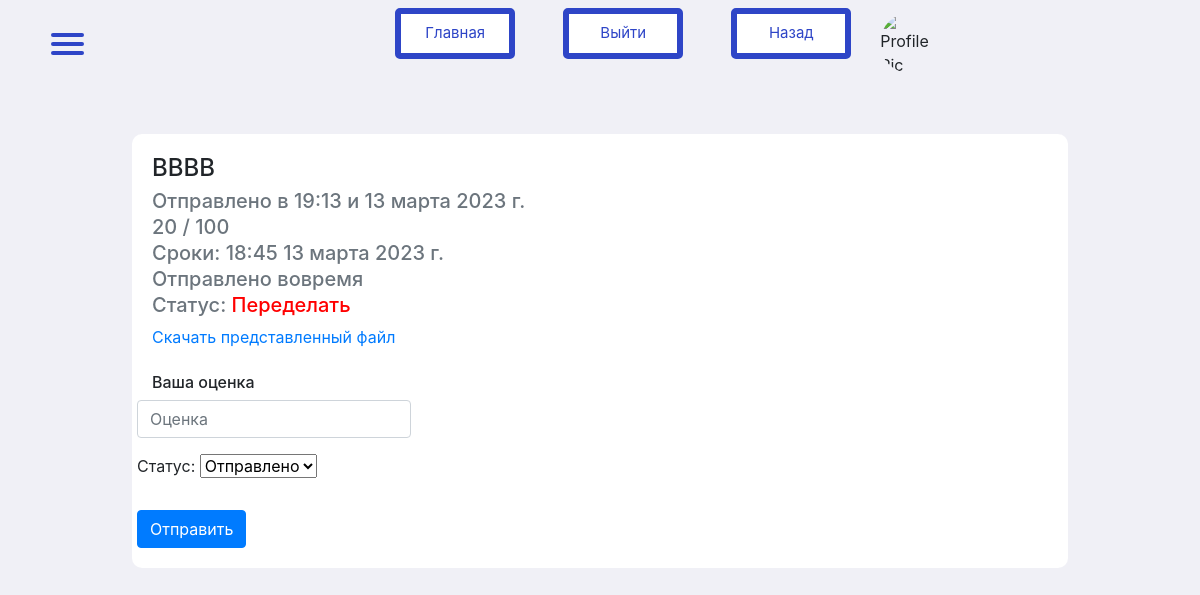
Page /ru/classroom/mark_submission_request/1/ on the committed database.
### classroom/models.py (models this page shows, shortened)
class Submission(models.Model):
    assignment = models.ForeignKey(Assignment, on_delete=models.CASCADE, verbose_name='Задание')
    student = models.ForeignKey(Student, on_delete=models.CASCADE, verbose_name='Студент')
    submitted_date = models.DateField(auto_now_add=True, verbose_name='Дата отправки')
    submitted_time = models.TimeField(auto_now_add=True, verbose_name='Время отправки')
    submitted_on_time = models.BooleanField(default=True, verbose_name='Отправлено вовремя?')
    marks_alloted = models.PositiveSmallIntegerField(default=0, verbose_name='Оценка')
    submission_file = models.FileField(upload_to='documents', verbose_name='Файл')
    status = models.PositiveSmallIntegerField(
        choices=(
            (1, 'Отправлено'),
            (2, 'Переделать'),
            (3, 'Выполнено'),
        ),
        default=1
    )
    class Meta:
        verbose_name = 'Задания студентов'
        verbose_name_plural = 'Задания студентов'

class Student(models.Model):
    student = models.ForeignKey('account.MyUser', on_delete=models.CASCADE, verbose_name='Студент')
    classroom = models.ForeignKey(Classroom, on_delete=models.CASCADE)
    created_date = models.DateTimeField(auto_now_add=True, verbose_name='Дата создания')
    class Meta:
        verbose_name = 'Студент'
        verbose_name_plural = 'Студент'

class Assignment(models.Model):
    assignment_name = models.CharField(max_length=50, verbose_name='Название')
    classroom = models.ForeignKey(Classroom, on_delete=models.CASCADE)
    due_date = models.DateField(verbose_name='Срок сдачи')
    due_time = models.TimeField(default=datetime.now().time(), verbose_name='Время сдачи')
    posted_date = models.DateField(auto_now_add=True, verbose_name='Дата создания')
    instruction = models.TextField(verbose_name='Инструкция')
    total_marks = models.PositiveSmallIntegerField(default=100, verbose_name='Максимальное количество баллов')
    class Meta:
        verbose_name = 'Задание'
        verbose_name_plural = 'Задания'

### account/models.py (models this page shows, shortened)
class MyUser(AbstractBaseUser, PermissionsMixin):
    username = models.CharField(
        max_length=50,
        verbose_name='Имя пользователя',
        unique=True,
    )
    phone_number = PhoneNumberField(
        verbose_name=('Номер телефона'),
        unique=True
    )
    status = models.PositiveSmallIntegerField(
        choices=(
            (1, 'Простой пользователь'),
            (2, 'Студент'),
            (3, 'Менеждер'),
            (4, 'Ментор'),
            (5, 'Копирайтер'),
        ),
        default=1,
        verbose_name=('Статус')
    )
    created_date = models.DateField(auto_now_add=True, verbose_name='Дата создания аккаунта')
    is_active = models.BooleanField(
        default=True,
        verbose_name=('Пользователь активен?')
    )
    is_admin = models.BooleanField(
        default=False,
        verbose_name=('Админ')
    )
    objects = MyUserManager()
    USERNAME_FIELD = 'phone_number'
    REQUIRED_FIELDS = ['username', ]
    class Meta:
        verbose_name = 'Пользователь'
        verbose_name_plural = 'Пользователи'

### classroom/views.py (the view, shortened to what this page needs)
# urls.py: path('mark_submission_request/<int:submission_id>/', views.mark_submission, name='mark_submission'),
def mark_submission(request, submission_id):
    submission = Submission.objects.get(pk=submission_id)
    return render(request, template_name='classroom/mark_submission.html', context={'submission': submission})

### classroom/templates/classroom/mark_submission.html (shortened to what this page needs)
{% load static %}
{% load i18n %}
<!DOCTYPE html>
<html lang="en">
<head>
    <link rel="stylesheet" type="text/css" href="{% static 'css/main.css' %}">
    <link rel="stylesheet" type="text/css" href="{% static 'css/base_class.css' %}">
    <link rel="stylesheet" type="text/css" href="{% static 'css/assignment_summary.css' %}">
    <link rel="stylesheet" type="text/css" href="{% static 'css/iskander-navbar.css' %}">
    <link rel="stylesheet" href="https://cdn.jsdelivr.net/npm/bootstrap@4.5.3/dist/css/bootstrap.min.css">
</head>
<body class="container-fluid">
    <nav class="navbar navbar-expand-lg navbar-light navbar_custom">
        <nav role="navigation">
          <div id="menuToggle" style="z-index: 6;" >
            <span></span>
            <span></span>
            <span></span>
          </div>
          </nav>
          <div class="collapse navbar-collapse" id="navbarSupportedContent">
            <ul class="navbar-nav mr-auto">
                <li class="nav-item">
                    <a class="nav-link mybtn myinfo" href="{% url 'home' %}">{% trans 'Главная' %}</a>
                  </li>
                  <li class="nav-item active">
                    <a class="nav-link mybtn myinfo" href="{% url 'logout' %}">{% trans 'Выйти' %}</a>
                    <li class="nav-item">
                    <a class="nav-link mybtn myinfo" href="{% url 'assignment_summary' submission.assignment.id %}">{% trans 'Назад' %}</a>
                  </li>
                  <li class="nav-item active">
                    <div class="image_cropper">
                      <img src="{% get_media_prefix %}{{ user.profile_photo }}" alt="Profile Pic" class="profile_pic_style">
                    </div>
                  </li>
            </ul>
        </div>
        </nav>
    <br>
    <div class="container_of_submissions">
      <br>
        <div class="card-body submission-card">
            <h4 class="card-title">{{ submission.student.student.username }}</h4>
            <h5 class="card-subtitle mb-2 text-muted">{% trans 'Отправлено в' %} {{ submission.submitted_time }} и {{ submission.submitted_date }}</h5>
            <h5 class="card-subtitle mb-2 text-muted">{{ submission.marks_alloted }} / {{ submission.assignment.total_marks }}</h5>
            <h5 class="card-subtitle mb-2 text-muted">{% trans 'Сроки' %}: {{ submission.assignment.due_time }}  {{ submission.assignment.due_date }}</h5>
            {% if submission.submitted_on_time %}
            <h5 class="card-subtitle mb-2 text-muted">{% trans 'Отправлено вовремя' %}</h5>
            {% else %}
            <h5 class="card-subtitle mb-2 text-muted" style="color: crimson !important;">{% trans 'Ой! немного опоздал' %}</h5>
            {% endif %}
            {% if submission.status == 1 %}
                <h5 class="card-subtitle mb-2 text-muted" >Статус: {{ submission.get_status_display }}</h5>
            {% elif submission.status == 2 %}
                <h5 class="card-subtitle mb-2 text-muted">Статус: <span style="color: red" >{{ submission.get_status_display }}</span></h5>
            {% elif submission.status == 3 %}
                <h5 class="card-subtitle mb-2 text-muted">Статус: <span style="color: green" >{{ submission.get_status_display }}</span></h5>
            {% endif %}
            <a  href="{% get_media_prefix %}{{ submission.submission_file }}" download> {% trans 'Скачать представленный файл' %} </a>
            <br><br>
            <h6>Ваша оценка</h6>
            <div class="row">
            <form method="POST" action=".">
                  <div class="form-group">
                    <input type="number" name="submission_marks" class="form-control" id="submission_marks" placeholder="Оценка">
                  </div>
                  <label for="status">Статус:</label>
                      <select name="status" id="status">
                        <option value="1">{% trans 'Отправлено' %}</option>
                      </select>
                        <br><br>
                  <button type="submit" class="btn btn-primary">{% trans 'Отправить' %}</button>
                </form>
                </div>
        </div>
    </div>
</body>
</html>

### static/css/main.css (style rules this page uses)
body { background-color: #f0f0f6 !important; }
.mybtn { border: 6px solid !important; border-color: #2e45c7 !important; border-radius: 5px !important; width: 10vw; font-size: 15px !important; cursor: pointer !important; margin-left: 2vw; margin-right: 2vw; text-align: center; }
.myinfo { background: white !important; color: #2e45c7 !important; }
.navbar_custom { background-color: #f0f0f6 !important; }
.profile_pic_style { height: 100%; width: 100%; object-fit: cover !important; object-position: center; }
.image_cropper { width: 60px !important; height: 60px !important; position: relative !important; overflow: hidden !important; border-radius: 50% !important; margin: 5px; margin-right: 20px; float: right; }

### static/css/base_class.css (style rules this page uses)
body { background-color: #f0f0f6 !important; }
#menuToggle { display: block; position: relative; top: 3px; left: 20px; z-index: 1; -webkit-user-select: none; user-select: none; }
#menuToggle span { display: block; width: 33px; height: 4px; margin-bottom: 5px; position: relative; background: #2e45c7; border-radius: 3px; z-index: 1; transform-origin: 4px 0px; transition: transform 0.5s cubic-bezier(0.77,0.2,0.05,1.0), background 0.5s cubic-bezier(0.77,0.2,0.05,1.0), opacity 0.55s ease; }
#menuToggle span:nth-last-child(2) { transform-origin: 0% 100%; }

### static/css/assignment_summary.css (style rules this page uses)
.submission-card { background-color: white; border-radius: 10px; }
.container_of_submissions { margin-left: 10% !important; margin-right: 10% !important; }

### rows in the picture
Submission: student.student.username "BBBB", submitted_time "19:13", submitted_date "13 марта 2023 г.", marks_alloted "20", assignment.total_marks "100", assignment.due_time "18:45", assignment.due_date "13 марта 2023 г.", status "Переделать"
